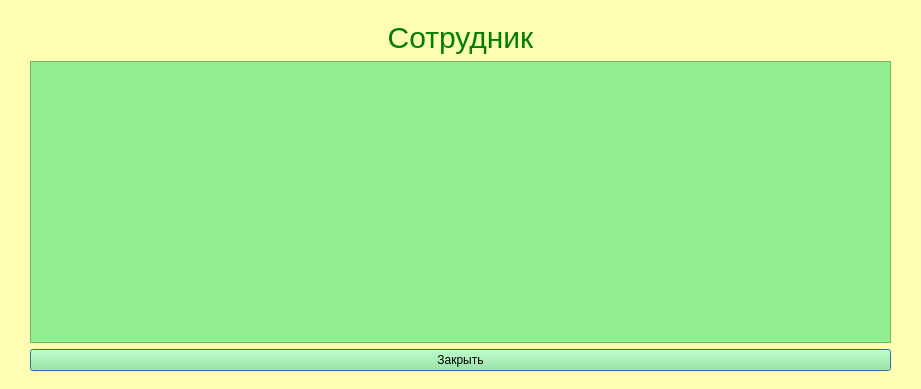
<?xml version="1.0" encoding="UTF-8"?>
<ui version="4.0">
 <class>EmployeeReport</class>
 <widget class="QDialog" name="EmployeeReport">
  <property name="geometry">
   <rect>
    <x>0</x>
    <y>0</y>
    <width>921</width>
    <height>389</height>
   </rect>
  </property>
  <property name="windowTitle">
   <string>Dialog</string>
  </property>
  <property name="styleSheet">
   <string notr="true">background-color:rgb(255, 254, 178);</string>
  </property>
  <widget class="QWidget" name="layoutWidget">
   <property name="geometry">
    <rect>
     <x>30</x>
     <y>20</y>
     <width>861</width>
     <height>351</height>
    </rect>
   </property>
   <layout class="QVBoxLayout" name="verticalLayout">
    <item>
     <widget class="QLabel" name="label">
      <property name="styleSheet">
       <string notr="true">font-size:30px;
color:green</string>
      </property>
      <property name="text">
       <string>&lt;html&gt;&lt;head/&gt;&lt;body&gt;&lt;p align=&quot;center&quot;&gt;Сотрудник&lt;/p&gt;&lt;/body&gt;&lt;/html&gt;</string>
      </property>
     </widget>
    </item>
    <item>
     <widget class="QTableWidget" name="twEmployees">
      <property name="styleSheet">
       <string notr="true">color: black;
background-color: lightgreen</string>
      </property>
     </widget>
    </item>
    <item>
     <widget class="QPushButton" name="logout">
      <property name="styleSheet">
       <string notr="true">color: black;
background-color: lightgreen</string>
      </property>
      <property name="text">
       <string>Закрыть</string>
      </property>
     </widget>
    </item>
   </layout>
  </widget>
 </widget>
 <resources/>
 <connections/>
</ui>
